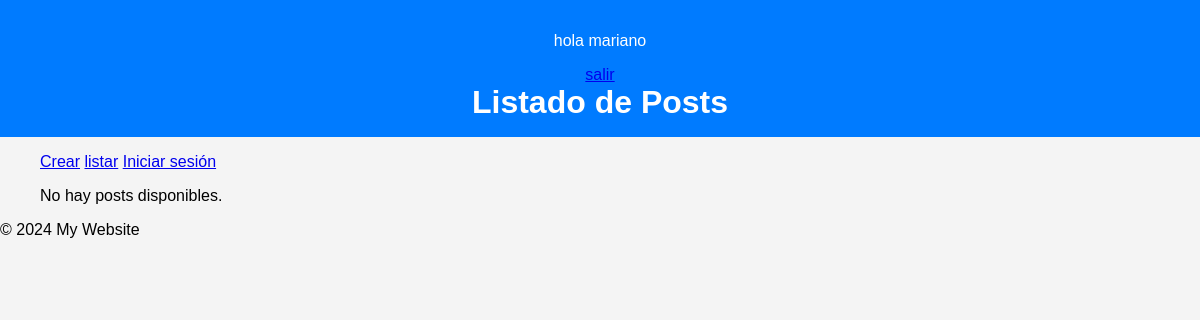
The page /listar/ (signed in) on the database as committed earlier.
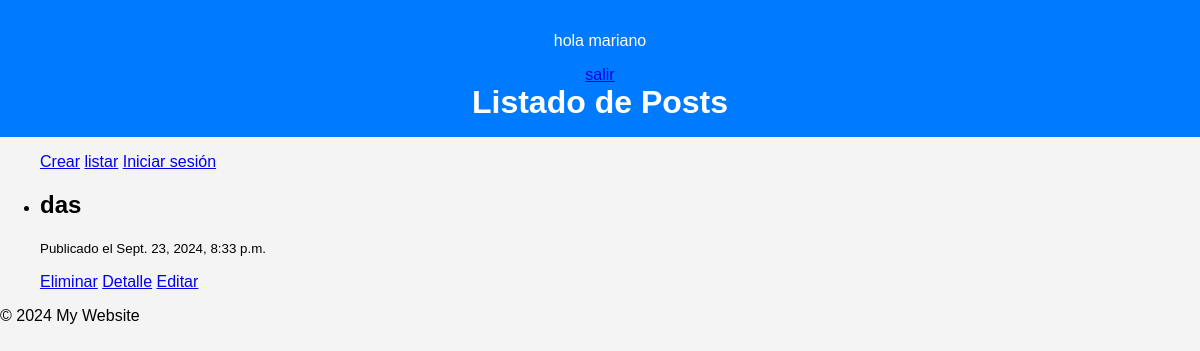
The same page on the database as committed later.
### post/models.py (models this page shows, shortened)
class Post(models.Model):
    titulo = models.TextField()
    contenido = models.TextField()
    fecha = models.DateTimeField(auto_now_add=True)
    autor = models.ForeignKey(User, on_delete=models.CASCADE)

### post/views.py (the view)
# urls.py: path('listar/', ListarPost.as_view(), name='listar_post'),
class ListarPost(ListView):
    model = Post
    context_object_name = 'posts'  # Nombre del contexto en la plantilla
    template_name = 'listar_post.html'  # Nombre de la plantilla
    def get_queryset(self):
        return Post.objects.filter(autor=self.request.user)

### post/template/listar_post.html
{% extends 'base.html' %}
{% block header %}
<h1>Listado de Posts</h1>
{% endblock %}
{% block content %}
    <ul>
        {% for post in posts %}
            <li>
                <h2>{{ post.titulo }}</h2>
                <p><small>Publicado el {{ post.fecha }}</small></p>
                <a href="{% url 'eliminar_post' post.pk %}">Eliminar</a>
                <a href="{% url 'detalle_post' post.pk %}">Detalle</a>
                <a href="{% url 'editar_post' post.pk %}">Editar</a>
            </li>
        {% empty %}
            <p>No hay posts disponibles.</p>
        {% endfor %}
    </ul>
{% endblock %}

Rows that differ between the two databases and show on the page:
added Post: titulo "das", fecha "Sept. 23, 2024, 8:33 p.m."
Other text that changed with them:
text no longer shown: "No hay posts disponibles."
